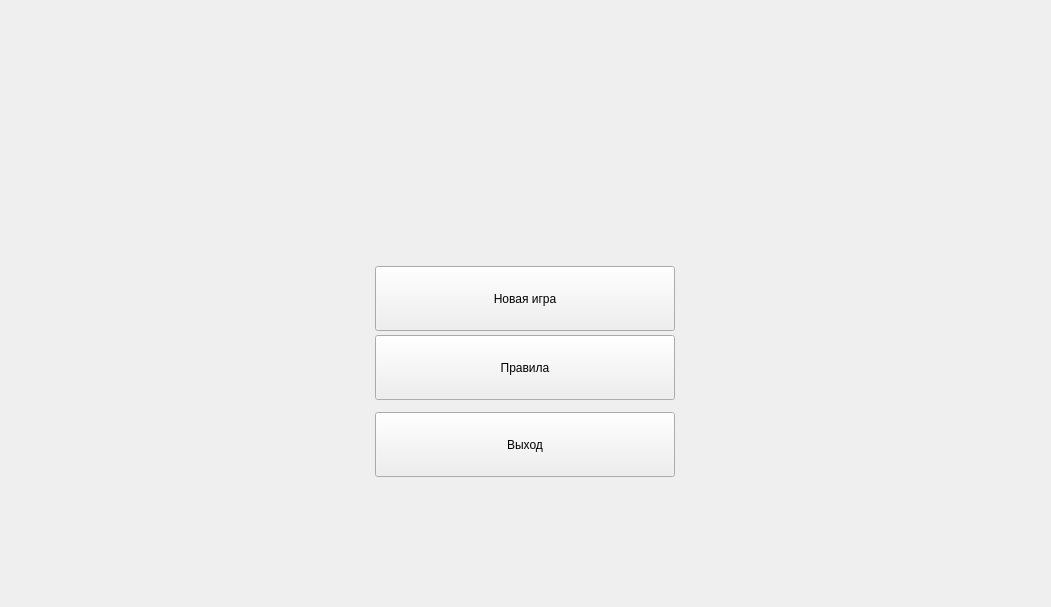
<?xml version="1.0" encoding="UTF-8"?>
<ui version="4.0">
 <class>PreviewWidgetClass</class>
 <widget class="QWidget" name="PreviewWidgetClass">
  <property name="geometry">
   <rect>
    <x>0</x>
    <y>0</y>
    <width>1051</width>
    <height>607</height>
   </rect>
  </property>
  <property name="windowTitle">
   <string>PreviewWidget</string>
  </property>
  <layout class="QVBoxLayout" name="verticalLayout">
   <property name="leftMargin">
    <number>0</number>
   </property>
   <property name="topMargin">
    <number>0</number>
   </property>
   <property name="rightMargin">
    <number>0</number>
   </property>
   <property name="bottomMargin">
    <number>0</number>
   </property>
   <item>
    <widget class="QWidget" name="previewWidget" native="true">
     <property name="style_type" stdset="0">
      <string notr="true">PREVIEW_WIDGET</string>
     </property>
     <layout class="QGridLayout" name="gridLayout">
      <property name="leftMargin">
       <number>0</number>
      </property>
      <property name="topMargin">
       <number>0</number>
      </property>
      <property name="rightMargin">
       <number>0</number>
      </property>
      <property name="bottomMargin">
       <number>0</number>
      </property>
      <property name="verticalSpacing">
       <number>12</number>
      </property>
      <item row="3" column="0">
       <widget class="QPushButton" name="buttonRules">
        <property name="minimumSize">
         <size>
          <width>0</width>
          <height>65</height>
         </size>
        </property>
        <property name="maximumSize">
         <size>
          <width>300</width>
          <height>16777215</height>
         </size>
        </property>
        <property name="text">
         <string>Правила</string>
        </property>
        <property name="style_type" stdset="0">
         <string notr="true">MENU_BUTTON</string>
        </property>
       </widget>
      </item>
      <item row="2" column="0">
       <widget class="QPushButton" name="buttonMewPlay">
        <property name="minimumSize">
         <size>
          <width>1</width>
          <height>65</height>
         </size>
        </property>
        <property name="maximumSize">
         <size>
          <width>300</width>
          <height>48</height>
         </size>
        </property>
        <property name="text">
         <string>Новая игра</string>
        </property>
        <property name="icon">
         <iconset resource="Resource.qrc">
          <normaloff>:/MathCombat/Resource/play.png</normaloff>:/MathCombat/Resource/play.png</iconset>
        </property>
        <property name="iconSize">
         <size>
          <width>45</width>
          <height>45</height>
         </size>
        </property>
        <property name="style_type" stdset="0">
         <string notr="true">NEW_GAME_BUTTON</string>
        </property>
       </widget>
      </item>
      <item row="17" column="0">
       <spacer name="verticalSpacer">
        <property name="orientation">
         <enum>Qt::Vertical</enum>
        </property>
        <property name="sizeType">
         <enum>QSizePolicy::Fixed</enum>
        </property>
        <property name="sizeHint" stdset="0">
         <size>
          <width>20</width>
          <height>130</height>
         </size>
        </property>
       </spacer>
      </item>
      <item row="0" column="0">
       <spacer name="verticalSpacer_2">
        <property name="orientation">
         <enum>Qt::Vertical</enum>
        </property>
        <property name="sizeHint" stdset="0">
         <size>
          <width>20</width>
          <height>40</height>
         </size>
        </property>
       </spacer>
      </item>
      <item row="4" column="0">
       <widget class="QPushButton" name="buttonExit">
        <property name="minimumSize">
         <size>
          <width>0</width>
          <height>65</height>
         </size>
        </property>
        <property name="maximumSize">
         <size>
          <width>300</width>
          <height>16777215</height>
         </size>
        </property>
        <property name="text">
         <string>Выход</string>
        </property>
        <property name="style_type" stdset="0">
         <string notr="true">MENU_BUTTON</string>
        </property>
       </widget>
      </item>
     </layout>
    </widget>
   </item>
  </layout>
 </widget>
 <layoutdefault spacing="6" margin="11"/>
 <resources>
  <include location="Resource.qrc"/>
 </resources>
 <connections/>
</ui>
